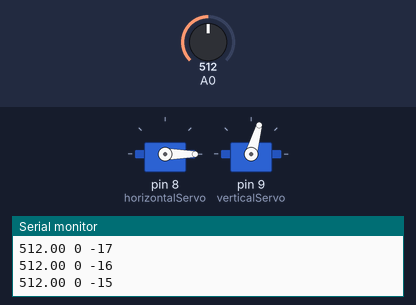
The sketch below on a simulated Arduino Uno, built with avr-gcc and run on an emulated ATmega328P. Shown: 2 × servo, the last lines printed to the serial monitor. The inputs (shaded band) are chosen by the test bench; at power-on: A0 = 512.

Above: at 1.2 s.
1.3 s: A0 set to 529
At 1.72 s:
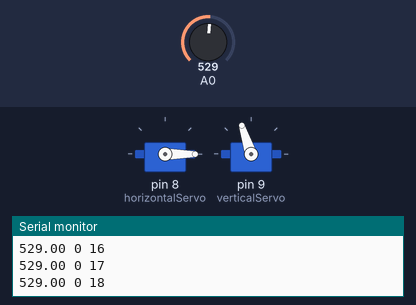
4.3 s: A0 set to 977
At 4.84 s:
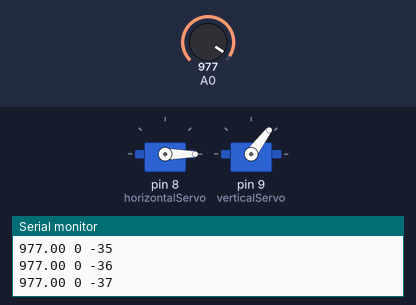
7.3 s: A0 set to 996
At 7.66 s:
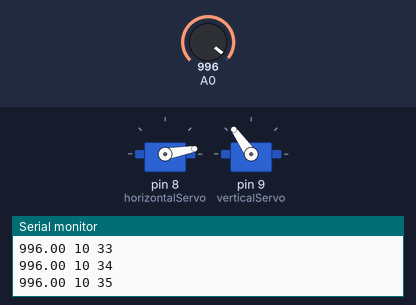
Timing chart, 0 to 24.6 s (numbered marks = the images above; inputs shaded):
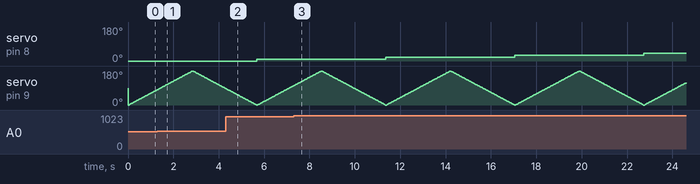

Measured:
- the behaviour switches between 514 and 515 on A0 (found by bisection; images 0 and 1)
- the behaviour switches between 995 and 996 on A0 (found by bisection; images 2 and 3)

The sketch:

getIRData.ino
```cpp
#include <Servo.h>

float voltage;

Servo horizontalServo;
Servo verticalServo;

int horizontalAngle = 0;
int verticalAngle = 0;
bool goingUp = true;
bool goingLeft = true;

void setup() {
  // put your setup code here, to run once:
  Serial.begin(9600);
  horizontalServo.attach(8);
  verticalServo.attach(9);
}

void loop() {
  // Pan left
  for (horizontalAngle = 0; horizontalAngle <= 180; horizontalAngle += 10) {
    horizontalServo.write(horizontalAngle);
    delay(15);
    for (verticalAngle = 0; verticalAngle <= 180; verticalAngle += 1) {
      verticalServo.write(verticalAngle);
      voltage = analogRead(0);
      String space = " ";
      String output = voltage + space + horizontalAngle + space + (verticalAngle - 90);
      Serial.println(output);
      delay(15);
    }
    for (verticalAngle = 180; verticalAngle >= 0; verticalAngle -= 1) {
      verticalServo.write(verticalAngle);
      voltage = analogRead(0);
      String space = " ";
      String output = voltage + space + horizontalAngle + space + (verticalAngle - 90);
      Serial.println(output);
      delay(15);
    }
  }
  // Pan right
  for (horizontalAngle = 180; horizontalAngle >= 0; horizontalAngle -= 10) {
    horizontalServo.write(horizontalAngle);
    delay(15);
    for (verticalAngle = 0; verticalAngle <= 180; verticalAngle += 1) {
      verticalServo.write(verticalAngle);
      voltage = analogRead(0);
      String space = " ";
      String output = voltage + space + horizontalAngle + space + (verticalAngle - 90);
      Serial.println(output);
      delay(15);
    }
    for (verticalAngle = 180; verticalAngle >= 0; verticalAngle -= 1) {
      verticalServo.write(verticalAngle);
      voltage = analogRead(0);
      String space = " ";
      String output = voltage + space + horizontalAngle + space + (verticalAngle - 90);
      Serial.println(output);
      delay(15);
    }
  }
}
```
